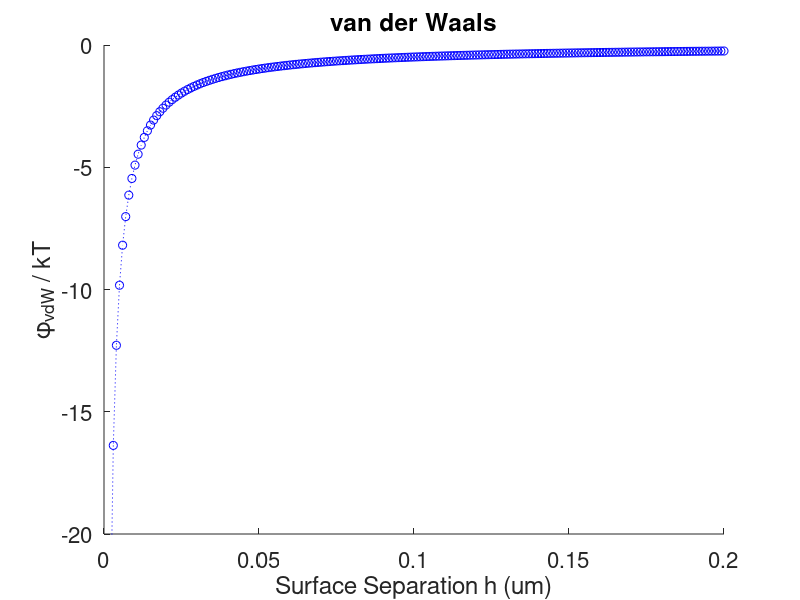
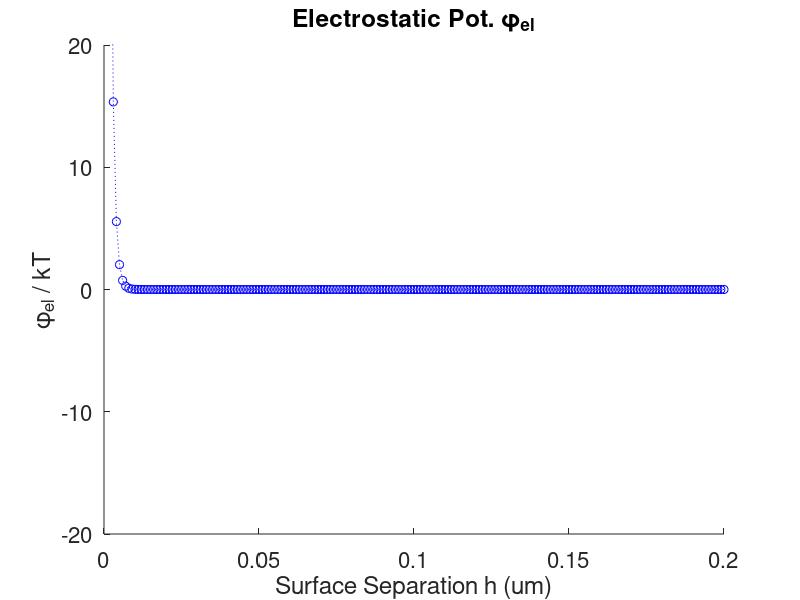
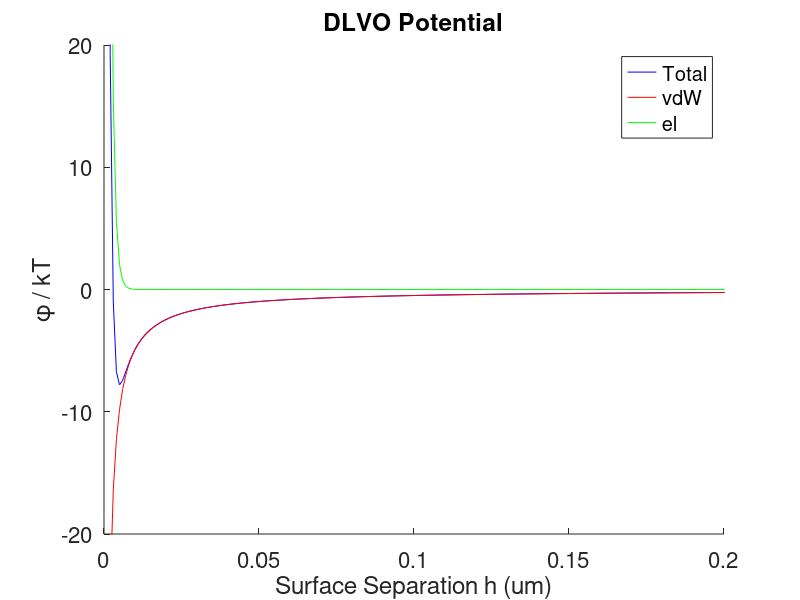

MATLAB code for these plots, in order:
% DLVO calculation
%
% Use DLVO theory to calcualte potential for gel particles. Combine vdW
% forces and electrostatic forces (Debye-Huckel) to get net potential.
%
% Mod History:
%  v2: try Brian's electrostatic potential
%
% Author: Eric Schwen
% Date: 12/19/17

% Total potential energy phi:
% phi = phi_vdw + phi_el

% van der Waals forces
% phi_vdw = -A*a / (12*h)
% phi_el = q*lamb / (ep * ep0) * exp(-h/lamb)
% lamb = Debye length

% Constants
k = 1.38e-23; % Boltzmann's Constant (J/K)
T = 295; % Temp (K)

% h = surface-to-surface separation in meters
h = (0.001:0.001:1)*1e-6;

%%%%%%%%%%%%%%%%%%%%%%%%%%%%%%%%%%
% vdW forces
A = 2.4e-21; % Joules
a = 1e-6; % 1um

% vdW potential (normalized by kT)
phi_vdW = -A*a./(12*h) * 1/(k*T);

figure;
hold on
plot(h(:)/1e-6, phi_vdW(:), 'b:o');
title('van der Waals','FontSize', 20);
xlabel('Surface Separation h (um)','FontSize', 18);
ylabel('\phi_{vdW} / kT','FontSize', 18);

xlim([0 0.2])
ylim([-20 0])

% leg = legend('Location', 'northeast');
% set(leg, 'FontSize', 16)

xt = get(gca,'XTick');
set(gca, 'FontSize', 16);
hold off

%%%%%%%%%%%%%%%%%%%%%%%%%%%%%%%%%%%%
% electrostatic forces

ep0 = 8.85e-12; % (F/m)
ep = 55; % Dielectric constant
e = 1.602e-19; % Charge (C)
Z = 2; % Divalent salt
n = 6.022e26; % number density (m^-3)

%TESTING
% n = n/1000;

% molarity = (n/1000)*(1/6.022e23);

% Debye lenth in meters
% lamb = sqrt((ep * ep0 * k * T)/(2 * e^2 * Z^2 * n));
lamb = 1e-9;

% sig = 25e-3; % surface charge density (C/m^2)

%%%%%%% calculating phi0 brian's way
zeta = -40e-3; % zeta potential in V
a = 1.e-6; % brian's pariticle radius in m
phi0 = 2*pi*ep*ep0*a/Z^2*zeta^2;
phi0_kT = phi0/(k*T)

% Brian's Electrostatic potential (normalized by kT)
phi_el = -phi0_kT*log(1-exp(-h/lamb));

% % Electrostatic potential (normalized by kT)
% phi_el = (sig * lamb)/(ep * ep0) * exp(-h./lamb) * 1/(k*T);

figure;
hold on
plot(h(:)/1e-6, phi_el(:), 'b:o');
title('Electrostatic Pot. \phi_{el}','FontSize', 20);
xlabel('Surface Separation h (um)','FontSize', 18);
ylabel('\phi_{el} / kT','FontSize', 18);

xlim([0 0.2])
ylim([-20 20])

% leg = legend('Location', 'northeast');
% set(leg, 'FontSize', 16)

xt = get(gca,'XTick');
set(gca, 'FontSize', 16);
hold off


%%%%%%%%%%%%%%%%%%%%%%%%%%%%%%%%%%%%%%%%
%% plot full dlvo (sum of electostatic and vdW)
phi = phi_vdW + phi_el;

figure;
hold on
plot(h(:)/1e-6, phi(:), 'b', 'DisplayName', 'Total');
plot(h(:)/1e-6, phi_vdW(:), 'r', 'DisplayName', 'vdW');
plot(h(:)/1e-6, phi_el(:), 'g', 'DisplayName', 'el');
title('DLVO Potential','FontSize', 20);
xlabel('Surface Separation h (um)','FontSize', 18);
ylabel('\phi / kT','FontSize', 18);

xlim([0 0.2])
ylim([-20 20])

leg = legend('Location', 'northeast');
set(leg, 'FontSize', 16)

xt = get(gca,'XTick');
set(gca, 'FontSize', 16);
hold off


